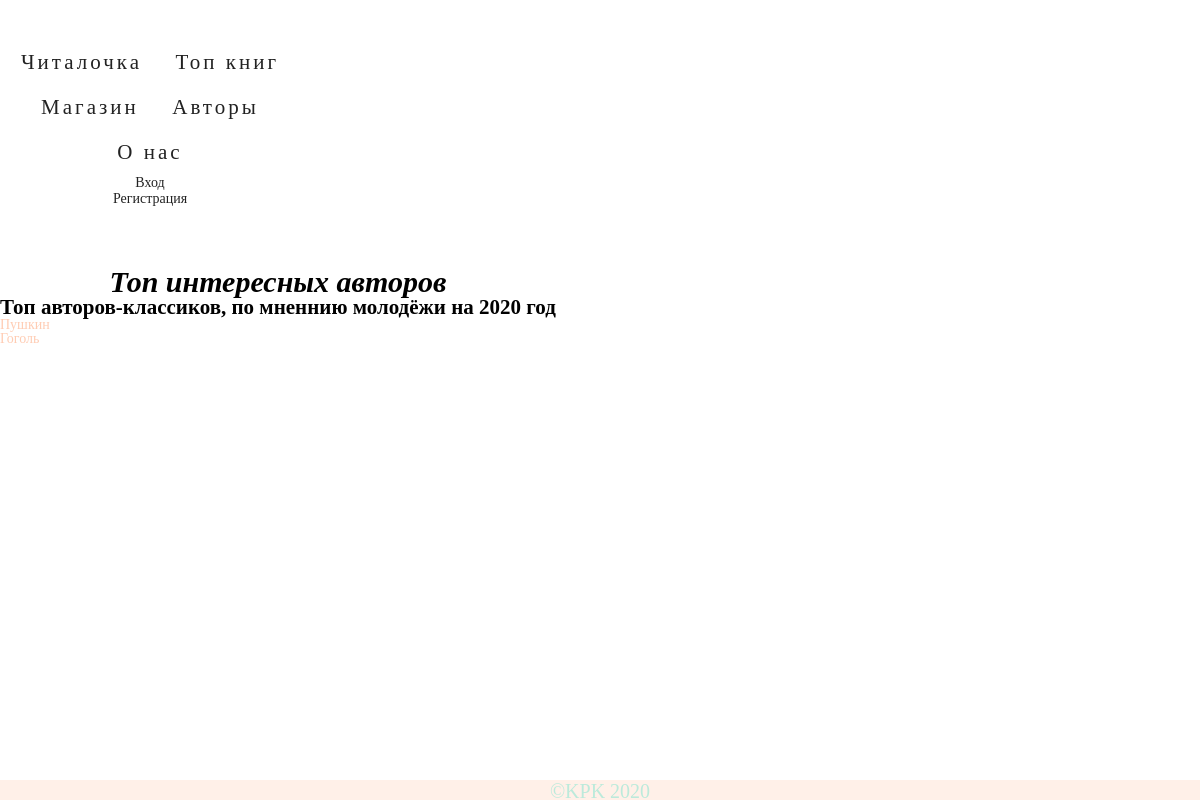
Page /Top_interesting_authors/ on the earlier database version.
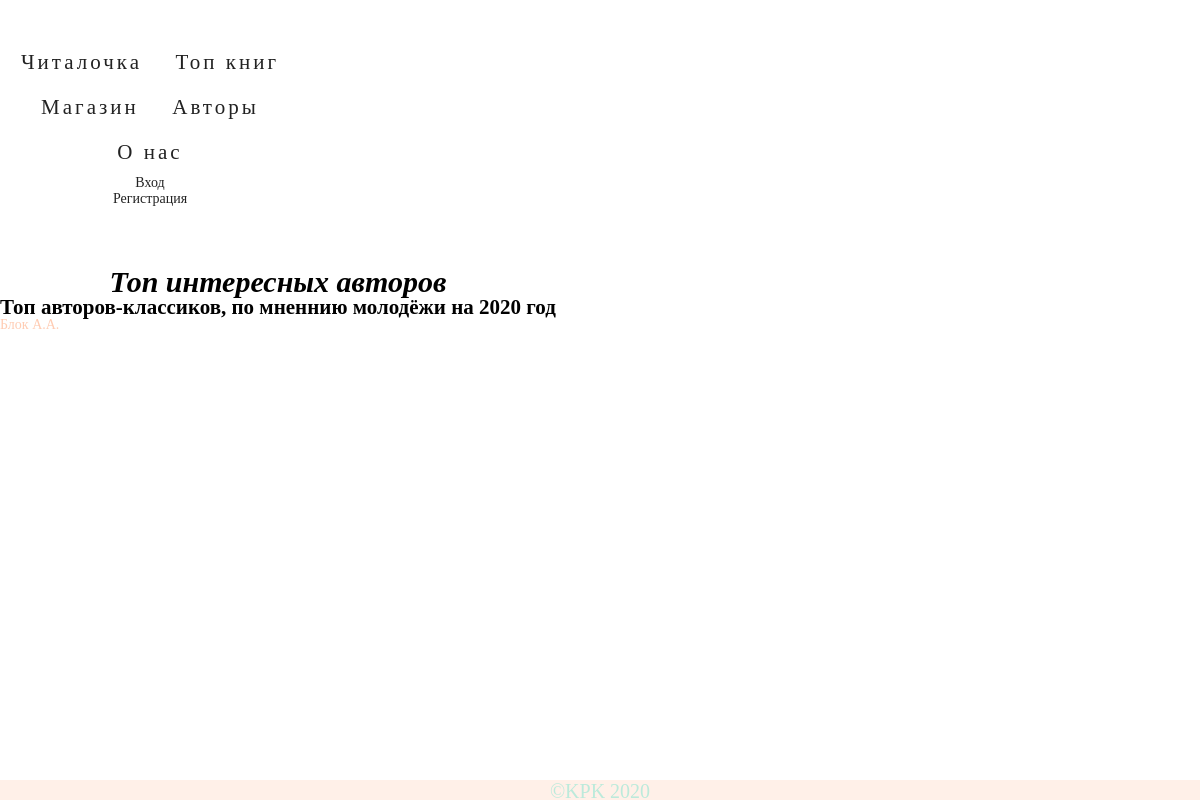
Same page on the later database version.
### mainapp/models.py (models this page shows, shortened)
class Interesting_authors(models.Model):
    title = models.CharField(verbose_name='ФИО', max_length=128)
    content = models.TextField(verbose_name='Биография')
    added = models.DateTimeField(verbose_name='Добавлена', auto_now_add=True)
    active = models.BooleanField(verbose_name='Активна', default=False)
    class Meta:
        ordering = ['-added', 'title']
        verbose_name = 'автор'
        verbose_name_plural = 'Топ_авторы'

### mainapp/views.py (the view)
# urls.py: path('Top_interesting_authors/', mainapp.Top_interesting_authors, name='Top_interesting_authors'),
def Top_interesting_authors(reguest):
    interesting_authors = Interesting_authors.objects.all()
    context = {
        'interesting_authors': interesting_authors,
    }
    return render(reguest, 'mainapp/Top_interesting_authors.html', context)

### mainapp/templates/mainapp/Top_interesting_authors.html (shortened to what this page needs)
{% extends 'mainapp/base.html'%}
{% block content %}
<div class="interesting_authors">
   <h1>Топ интересных авторов</h1>
    <h2>Топ авторов-классиков, по мненнию молодёжи на 2020 год</h2>
    <ul>
        {% for interesting_author in interesting_authors %}
            <li>
                {{interesting_author.title}}
            </li>
        {% endfor %}
    </ul>
</div>
{% endblock %}

Differences in the rows shown:
removed Interesting_authors: title "Пушкин"
removed Interesting_authors: title "Гоголь"
added Interesting_authors: title "Блок А.А."
